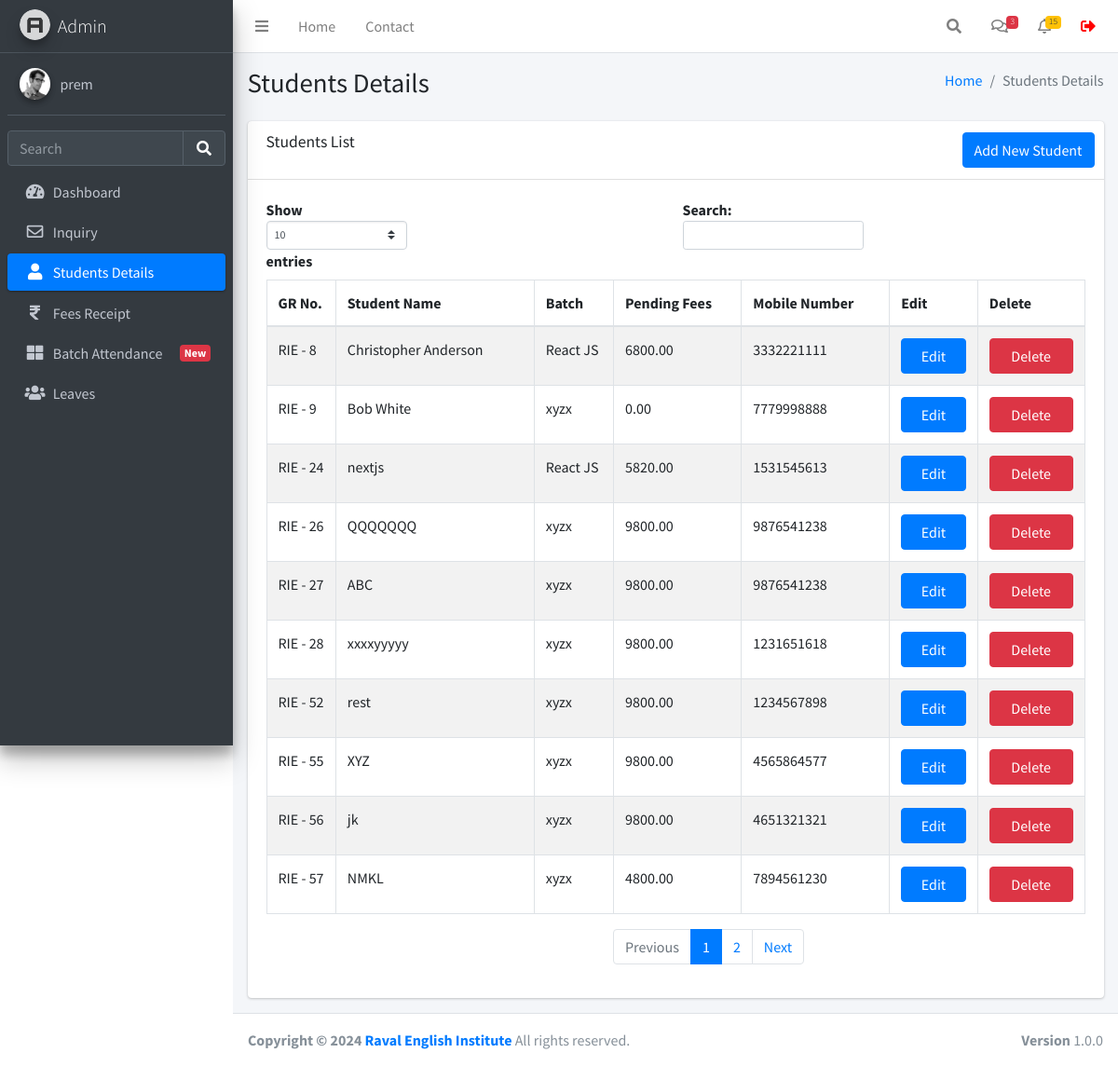
Page /studentsdetails.php (signed in) on the earlier database version.
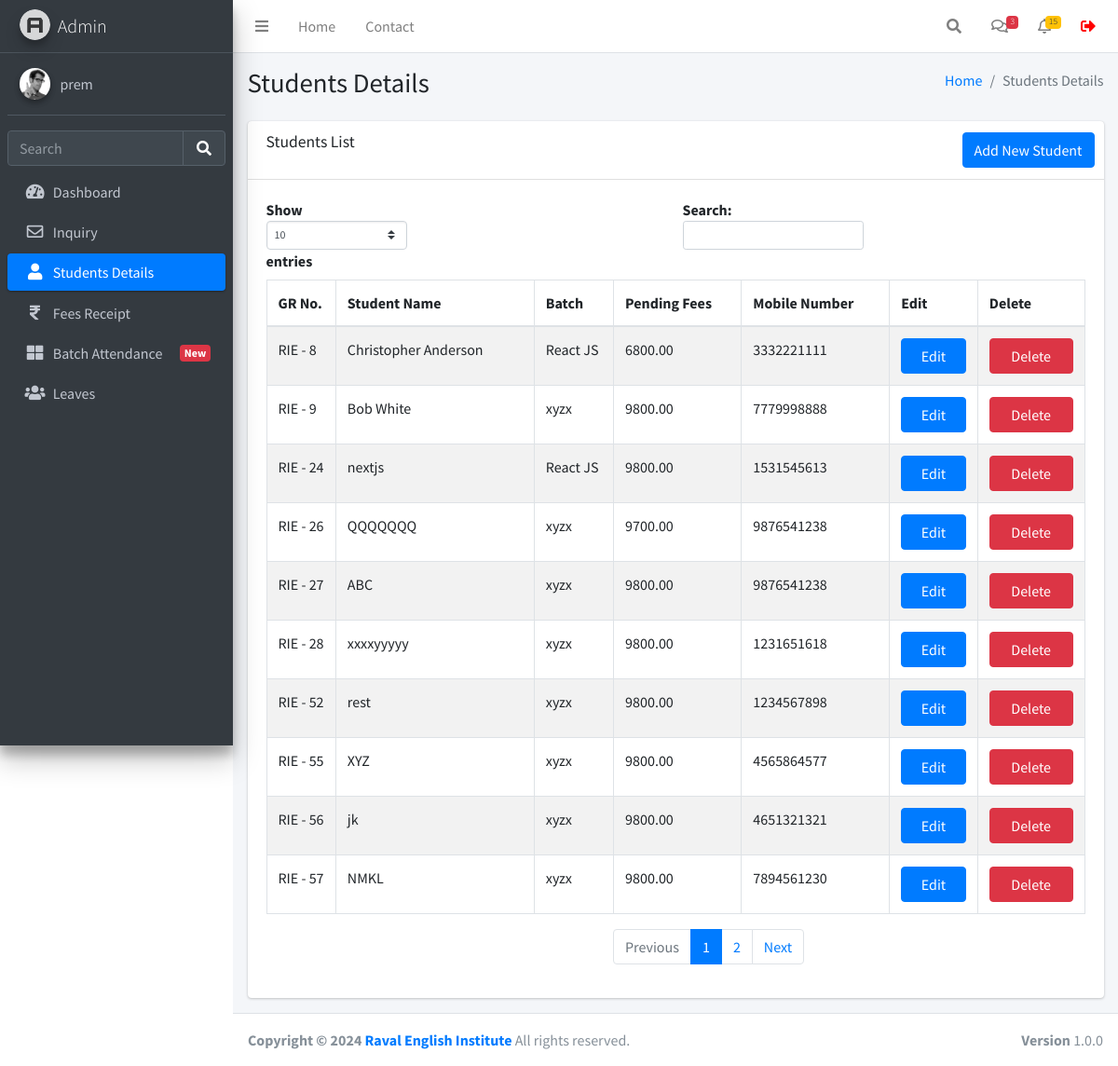
Same page on the later database version.
### tables this page shows
CREATE TABLE `studentinfo` (
  `id` int(11) NOT NULL,
  `name` varchar(255) DEFAULT NULL,
  `batch` int(11) DEFAULT NULL,
  `batch_name` varchar(255) DEFAULT NULL,
  `father_name` varchar(255) DEFAULT NULL,
  `mother_name` varchar(255) DEFAULT NULL,
  `dob` date DEFAULT NULL,
  `gender` varchar(50) DEFAULT NULL,
  `mobile_number` varchar(15) DEFAULT NULL,
  `fee_status` varchar(50) DEFAULT NULL,
  `profession` varchar(100) DEFAULT NULL,
  `address` varchar(255) DEFAULT NULL,
  `admission_time` date DEFAULT NULL,
  `created_at` datetime NOT NULL DEFAULT current_timestamp(),
  `pending_fees` decimal(10,2) DEFAULT 0.00
);

### function.php (called while the page is built, shortened)
<?php
require_once('db.php');
function selectFromTable($tableName, $columns, $whereConditions) {
    global $db;
    try {
        $sql = "SELECT " . implode(', ', $columns) . " FROM $tableName";
        $stmt = $db->prepare($sql);
        $stmt->execute();
        return $stmt->fetchAll(PDO::FETCH_ASSOC);
    } catch (PDOException $e) {
        return false;
    }
}
?>

### studentsdetails.php (the view, shortened to what this page needs)
<!DOCTYPE html>
<html lang="en">
<head>
</head>
<?php include ('./header.php'); ?>
<div class="content-wrapper">
  <div class="content-header">
    <div class="container-fluid">
      <div class="row mb-2">
        <div class="col-sm-6">
          <h1 class="m-0">Students Details</h1>
        </div>
        <div class="col-sm-6">
          <ol class="breadcrumb float-sm-right">
            <li class="breadcrumb-item"><a href="./dashboard.php">Home</a></li>
            <li class="breadcrumb-item active">Students Details</li>
          </ol>
        </div>
      </div>
    </div>
  </div>
  <section class="content">
    <div class="container-fluid">
      <div class="row">
        <div class="col-12">
          <div class="card">
            <div class="card-header">
              <h3 class="card-title">Students List</h3>
              <div class="card-tools">
                <a href="./studentform.php" class="btn btn-primary">Add New Student</a>
              </div>
            </div>
            <div class="card-body">
              <div class="table-responsive">
                <table id="example1" class="table table-bordered table-striped">
                  <thead>
                    <tr>
                      <th>GR No.</th>
                      <th>Student Name</th>
                      <th>Batch</th>
                      <th>Pending Fees</th>
                      <th>Mobile Number</th>
                      <th>Edit</th>
                      <th>Delete</th>
                    </tr>
                  </thead>
                  <tbody>
                    <?php
                    require_once 'function.php';
                    $rows = selectFromTable('studentinfo', ['id', 'name', 'batch', 'batch_name', 'pending_fees', 'mobile_number'], []);
                    foreach ($rows as $row) {
                      echo "<tr>";
                      echo "<td> RIE - " . $row['id'] . "</td>";
                      echo "<td>" . $row['name'] . "</td>";
                      echo "<td>" . $row['batch_name'] . "</td>";
                      echo "<td>" . $row['pending_fees'] . "</td>";
                      echo "<td>" . $row['mobile_number'] . "</td>";
                      echo "<td><a href='javascript:void(0);' onclick='confirmEdit(" . $row['id'] . ")' class='btn btn-primary col-md-12'>Edit</a></td>";
                      echo "<td><a href='javascript:void(0);' onclick='confirmDelete(" . $row['id'] . ")' class='btn btn-danger col-md-12'>Delete</a></td>";
                      echo "</tr>";
                    }
                    ?>
                  </tbody>
                </table>
              </div>
            </div>
          </div>
        </div>
      </div>
    </div>
  </section>
</div>
<?php include ('./footer.php'); ?>

Differences in the rows shown:
changed studentinfo "Bob White": pending_fees "0.00" → "9800.00"
changed studentinfo "nextjs": pending_fees "5820.00" → "9800.00"
changed studentinfo "QQQQQQQ": pending_fees "9800.00" → "9700.00"
changed studentinfo "NMKL": pending_fees "4800.00" → "9800.00"
